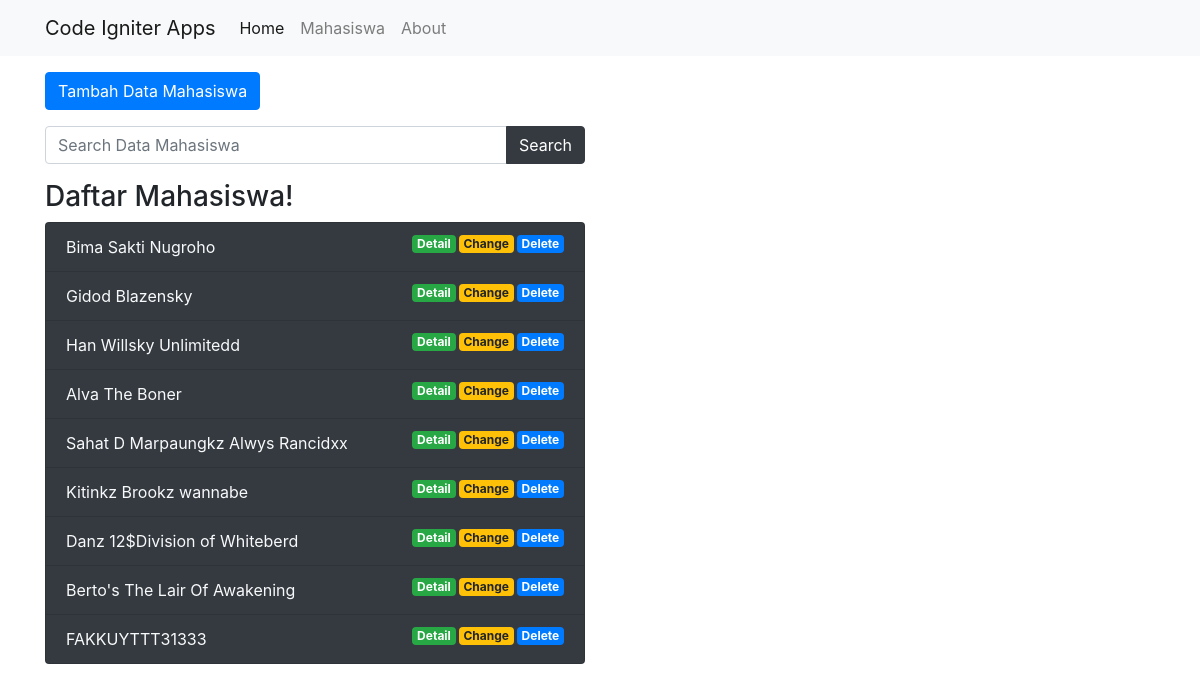
Screenshot of /index.php/mahasiswa with the database file from the repository.
### tables this page shows
CREATE TABLE `mahasiswa` (
  `id` int(11) NOT NULL,
  `nama` varchar(100) NOT NULL,
  `nim` varchar(100) NOT NULL,
  `email` varchar(100) NOT NULL,
  `jurusan` varchar(100) NOT NULL
);

### application/controllers/Mahasiswa.php (called while the page is built, shortened)
<?php
class Mahasiswa extends CI_Controller
{
  public function __construct()
  {
    $this->load->model('Mahasiswa_model');
    $this->load->library('form_validation');
  }
  public function index()
  {
    $data['mahasiswa'] = $this->Mahasiswa_model->getAllMahasiswa();
    $data['judul'] = 'Daftar Mahasiswa';
    $this->load->view('templates/header', $data);
    $this->load->view('mahasiswa/index');
    $this->load->view('templates/footer');
  }
}

### index.php (called while the page is built, shortened)
<?php
require_once BASEPATH.'core/CodeIgniter.php';

### application/models/Mahasiswa_model.php (called while the page is built, shortened)
<?php
class Mahasiswa_model extends CI_Model
{
  public function getAllMahasiswa()
  {
    return $this->db->get('mahasiswa')->result_array();
  }
}

### application/views/mahasiswa/index.php (the view, shortened to what this page needs)
<div class="container">
  <div class="row mt-3">
    <div class="col-md-6">
      <a href="<?= base_url(); ?>mahasiswa/tambah" class="btn btn-primary">Tambah Data Mahasiswa</a>
    </div>
  </div>
  <div class="row mt-3">
    <div class="col-md-6">
      <form action="" method="post">
        <div class="input-group">
          <input type="text" class="form-control" placeholder="Search Data Mahasiswa" aria-label="Search Data Mahasiswa" aria-describedby="button-addon2" name="keyword">
          <div class="input-group-append">
            <button class="btn btn-dark" type="submit">Search</button>
          </div>
        </div>
      </form>
    </div>
  </div>
  <div class="row mt-3">
    <div class="col-md-6">
      <h3>Daftar Mahasiswa!</h3>
      <ul class="list-group">
        <?php foreach ($mahasiswa as $mhs) : ?>
          <li class="list-group-item text-light bg-dark">
            <?= $mhs['nama']  ?>
            <a href="<?= base_url(); ?>mahasiswa/hapus/<?= $mhs['id']; ?>" class="badge badge-primary float-right tombolHapus">Delete</a>
            <a href="<?= base_url(); ?>mahasiswa/ubah/<?= $mhs['id']; ?>" class="badge badge-warning float-right">Change</a>
            <a href="<?= base_url(); ?>mahasiswa/detail/<?= $mhs['id']; ?>" class="badge badge-success float-right">Detail</a>
          </li>
        <?php endforeach; ?>
      </ul>
    </div>
  </div>
</div>

### application/views/templates/header.php (shortened to what this page needs)
<!doctype html>
<html lang="en">
<head>
  <link rel="stylesheet" href="https://stackpath.bootstrapcdn.com/bootstrap/4.3.1/css/bootstrap.min.css">
  <link rel="stylesheet" href="<?= base_url(); ?>assests/css/style.css">
</head>
<body>
  <nav class="navbar navbar-expand-lg navbar-light bg-light">
    <div class="container">
      <a class="navbar-brand" href="<?= base_url() ?>">Code Igniter Apps</a>
      <div class="collapse navbar-collapse" id="navbarNavAltMarkup">
        <div class="navbar-nav">
          <a class="nav-item nav-link active" href="<?= base_url(); ?>">Home <span class="sr-only">(current)</span></a>
          <a class="nav-item nav-link" href="<?= base_url() ?>mahasiswa">Mahasiswa</a>
          <a class="nav-item nav-link" href="#">About</a>
        </div>
      </div>
    </div>
  </nav>

### application/views/templates/footer.php (shortened to what this page needs)
</body>
</html>

### assests/css/style.css (style rules this page uses)
.badge { margin-left: 3px; }

### rows the page displays
mahasiswa: nama "Bima Sakti Nugroho"
mahasiswa: nama "Gidod Blazensky"
mahasiswa: nama "Han Willsky Unlimitedd"
mahasiswa: nama "Alva The Boner"
mahasiswa: nama "Sahat D Marpaungkz Alwys Rancidxx"
mahasiswa: nama "Kitinkz Brookz wannabe"
mahasiswa: nama "Danz 12$Division of Whiteberd"
mahasiswa: nama "Berto's The Lair Of Awakening"
mahasiswa: nama "FAKKUYTTT31333"
